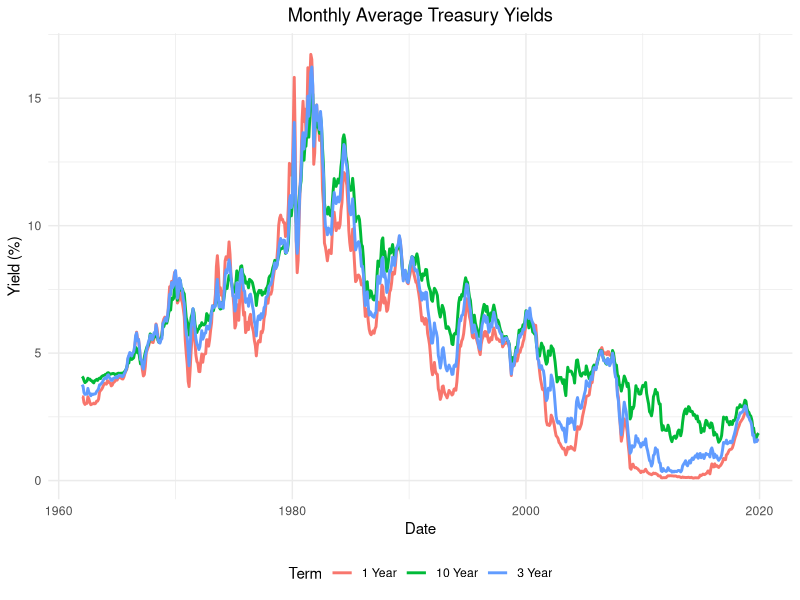
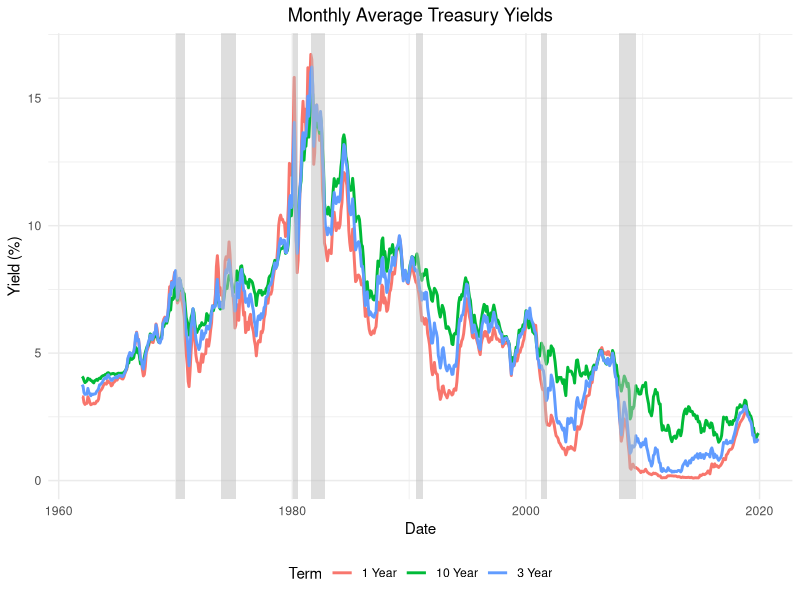
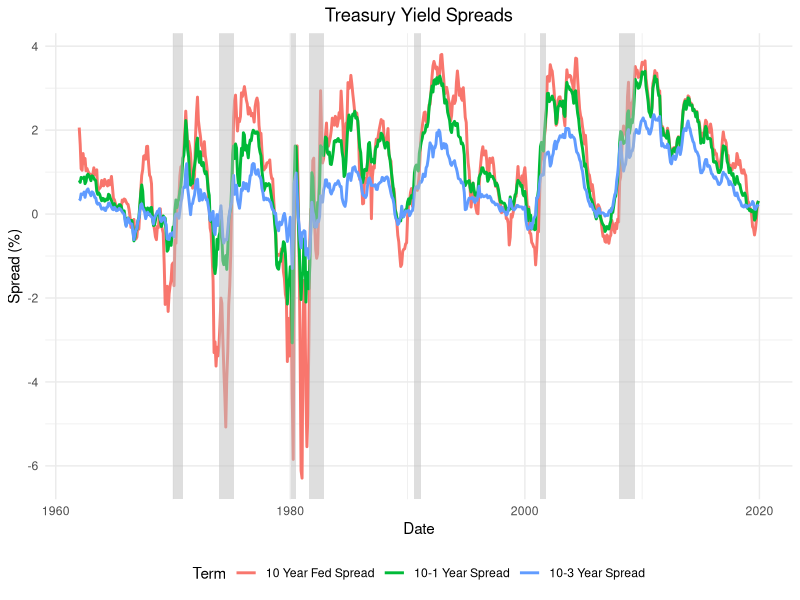
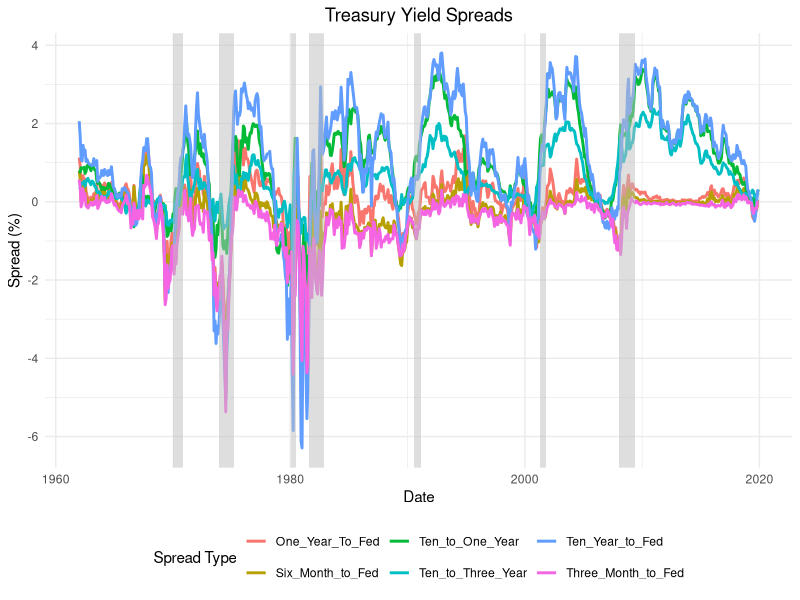

Here is the R script that generated these plots, in order:
## ---- chunk 1
install.packages("ggplot2")
install.packages("dplyr")
install.packages("tidyr")

library(ggplot2)
library(dplyr)
library(tidyr)
## ---- chunk 2
one_year_monthly_all <- read.csv("1year_monthly_all.csv")
three_year_monthly_all <- read.csv("3year_monthly_all.csv")
ten_year_monthly_all <- read.csv("10year_monthly_all.csv")
tenyear_fed_spread <- read.csv("T10YFF_all.csv")
one_year_fed_spread <- read.csv("1year_monthly_fed_all.csv")
six_month_fed_spread <- read.csv("6month_monthly_fed_all.csv")
three_month_fed_spread <- read.csv("3month_monthly_fed_all.csv")
recessions <- read.csv("USREC_ALL.csv")


ten_to_three_spread <- ten_year_monthly_all[,2] - three_year_monthly_all[,2]
ten_to_one_spread <- ten_year_monthly_all[,2] - one_year_monthly_all[,2]


spread_df <- data.frame(
  Ten_to_Three_Spread = ten_to_three_spread,
  Ten_to_One_Spread = ten_to_one_spread,
  Ten_to_FED = tenyear_fed_spread[,2]
)

spread_df_all <- data.frame(
  One_Year_To_Fed  = one_year_fed_spread[,2],
  Six_Month_to_Fed = six_month_fed_spread[,2],
  Three_Month_to_Fed = three_month_fed_spread[,2],
  Ten_to_Three_Year = ten_to_three_spread,
  Ten_to_One_Year = ten_to_one_spread,
  Ten_Year_to_Fed = tenyear_fed_spread[,2]
)


one_year_monthly_all <- one_year_monthly_all %>% rename(Date = DATE, Yield = DGS1) %>% mutate(Term = "1 Year")
three_year_monthly_all <- three_year_monthly_all %>% rename(Date = DATE, Yield = DGS3) %>% mutate(Term = "3 Year")
ten_year_monthly_all <- ten_year_monthly_all %>% rename(Date = DATE, Yield = DGS10) %>% mutate(Term = "10 Year")

combined_data <- bind_rows(one_year_monthly_all, three_year_monthly_all, ten_year_monthly_all)
combined_data$Date <- as.Date(combined_data$Date)


recessions <- recessions %>%
  mutate(DATE = as.Date(DATE))

recessions <- recessions %>%
  mutate(start = if_else(USREC == 1 & lag(USREC, default = 0) == 0, DATE, as.Date(NA)),
         end = if_else(USREC == 1 & lead(USREC, default = 0) == 0, DATE, as.Date(NA)))

recession_periods <- recessions %>%
  filter(!is.na(start) | !is.na(end)) %>%
  select(start, end) %>%
  fill(start, .direction = "down") %>%
  filter(!is.na(end))

## ---- chunk 3
ggplot(combined_data, aes(x = Date, y = Yield, color = Term)) +
  geom_line(size = 1) +
  labs(title = "Monthly Average Treasury Yields",
       x = "Date",
       y = "Yield (%)",
       color = "Term") +
  theme_minimal() +
  theme(legend.position = "bottom",
        plot.title = element_text(hjust = 0.5))


## ---- chunk 4
ggplot(combined_data, aes(x = Date, y = Yield, color = Term)) +
  geom_line(size = 1) +
  labs(title = "Monthly Average Treasury Yields",
       x = "Date",
       y = "Yield (%)",
       color = "Term") +
  theme_minimal() +
  theme(legend.position = "bottom",
        plot.title = element_text(hjust = 0.5)) +
  geom_rect(data = recession_periods, aes(xmin = start, xmax = end, ymin = -Inf, ymax = Inf), 
            fill = "grey", alpha = 0.5, inherit.aes = FALSE)
## ---- chunk 5
ten_to_three_spread_df <- data.frame(Date = tenyear_fed_spread$DATE, Spread = ten_to_three_spread, Term = "10-3 Year Spread")
ten_to_one_spread_df <- data.frame(Date = tenyear_fed_spread$DATE, Spread = ten_to_one_spread, Term = "10-1 Year Spread")
tenyear_fed_spread_df <- data.frame(Date = tenyear_fed_spread$DATE, Spread = tenyear_fed_spread$T10YFF, Term = "10 Year Fed Spread")

combined_spread_data <- bind_rows(ten_to_three_spread_df, ten_to_one_spread_df, tenyear_fed_spread_df)
combined_spread_data$Date <- as.Date(combined_spread_data$Date)

ggplot(combined_spread_data, aes(x = Date, y = Spread, color = Term)) +
  geom_line(size = 1) +
  labs(title = "Treasury Yield Spreads",
       x = "Date",
       y = "Spread (%)",
       color = "Term") +
  theme_minimal() +
  theme(legend.position = "bottom",
        plot.title = element_text(hjust = 0.5)) +
  geom_rect(data = recession_periods, aes(xmin = start, xmax = end, ymin = -Inf, ymax = Inf), 
            fill = "grey", alpha = 0.5, inherit.aes = FALSE)
## ---- chunk 6
start_date <- as.Date("1962-01-01")
date_sequence <- seq.Date(from = start_date, by = "month", length.out = nrow(spread_df_all))

spread_df_all <- spread_df_all %>%
  mutate(Date = date_sequence)

spread_df_long <- spread_df_all %>%
  pivot_longer(cols = -Date, names_to = "Spread_Type", values_to = "Spread")

ggplot(spread_df_long, aes(x = Date, y = Spread, color = Spread_Type)) +
  geom_line(size = 1) +
  labs(title = "Treasury Yield Spreads",
       x = "Date",
       y = "Spread (%)",
       color = "Spread Type") +
  theme_minimal() +
  theme(legend.position = "bottom",
        plot.title = element_text(hjust = 0.5)) +
  geom_rect(data = recession_periods, aes(xmin = start, xmax = end, ymin = -Inf, ymax = Inf), 
            fill = "grey", alpha = 0.5, inherit.aes = FALSE)

